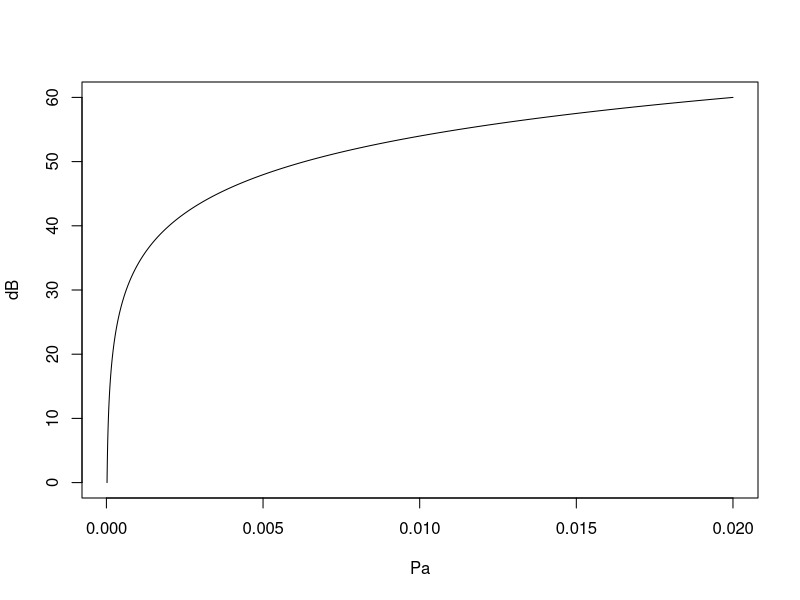

The R source for this figure:
x <- seq(0.00002,0.02, length=10000)
y <- 20*log10(x/0.00002)

quartz(height=3,width=5)
plot(x,y,xlab="Pa",ylab="dB",type="l")
